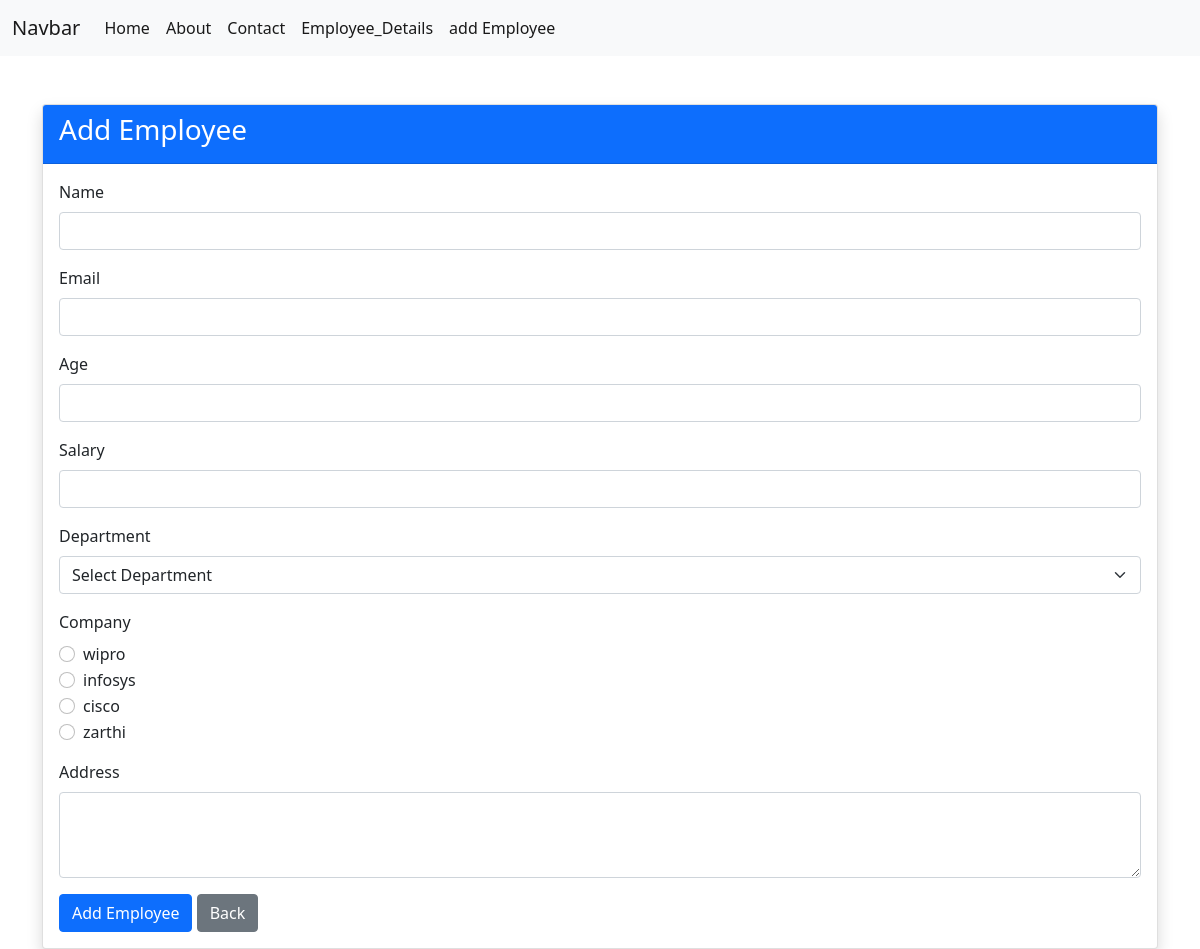
The page /addemp/ on the database its author committed.
### app2/models.py (models this page shows, shortened)
class Company(models.Model):
    name = models.CharField(max_length=50)
    email = models.EmailField(unique=True)
    branchNumber = models.CharField(max_length=10, unique=True)
    location = models.TextField(max_length=200, default='Null')

### app2/views.py (the view, shortened to what this page needs)
def addEmpData(request):
    dep_data = Department.objects.all()
    com_data = Company.objects.all()
    return render(
        request,
        'from.html',
        {
            'dep_data': dep_data,
            'com_data': com_data
        }
    )

### templates/from.html (shortened to what this page needs)
{% extends 'base.html' %}
{% block content %}
<div class="container mt-5" height="500px">
    <div class="card shadow">
        <div class="card-header bg-primary text-white">
            <h3>Add Employee</h3>
        </div>
        <div class="card-body">
            <form method="POST">
                <div class="mb-3">
                    <label class="form-label">Name</label>
                    <input
                        type="text"
                        name="nm"
                        class="form-control"
                        required
                    >
                </div>
                <div class="mb-3">
                    <label class="form-label">Email</label>
                    <input
                        type="email"
                        name="em"
                        class="form-control"
                        required
                    >
                </div>
                <div class="mb-3">
                    <label class="form-label">Age</label>
                    <input
                        type="number"
                        name="ag"
                        class="form-control"
                        required
                    >
                </div>
                <div class="mb-3">
                    <label class="form-label">Salary</label>
                    <input
                        type="number"
                        step="0.01"
                        name="sal"
                        class="form-control"
                        required
                    >
                </div>
                <div class="mb-3">
                    <label class="form-label">
                        Department
                    </label>
                    <select
                        name="dep"
                        class="form-select"
                        required
                    >
                        <option value="">
                            Select Department
                        </option>
                    </select>
                </div>
                <div class="mb-3">
                    <label class="form-label">
                        Company
                    </label>
                    {% for i in com_data %}
                    <div class="form-check">
                        <input
                            class="form-check-input"
                            type="radio"
                            name="comp"
                            value="{{ i.id }}"
                            required
                        >
                        <label class="form-check-label">
                            {{ i.name }}
                        </label>
                    </div>
                    {% endfor %}
                </div>
                <div class="mb-3">
                    <label class="form-label">
                        Address
                    </label>
                    <textarea
                        name="add"
                        class="form-control"
                        rows="3"
                        required
                    ></textarea>
                </div>
                <button
                    type="submit"
                    class="btn btn-primary"
                >
                    Add Employee
                </button>
                <a
                    href="{% url 'empdata' %}"
                    class="btn btn-secondary"
                >
                    Back
                </a>
            </form>
        </div>
    </div>
</div>
{% endblock %}

### rows shown on the page
Company: name "wipro"
Company: name "infosys"
Company: name "cisco"
Company: name "zarthi"
